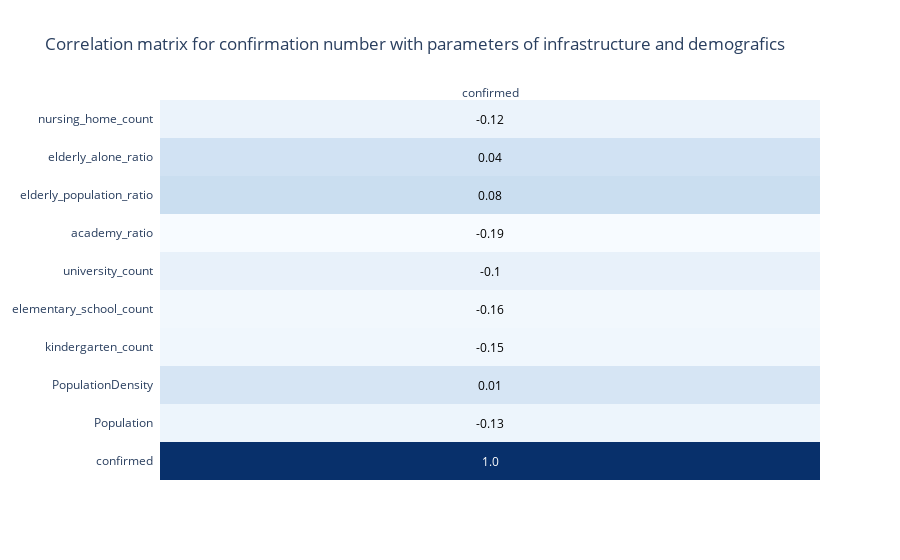

Notebook code cell kept with this figure:
### Markdown cell above
Now let's do a quick correlation matrix to see if demographics and infrastructure influence the cases of confirmation

### Code cell
import plotly.figure_factory as ff

corr_matrix=df.corr()
y_keys=list(corr_matrix.index)
corr_matrix=corr_matrix['confirmed'].to_frame()
fig = ff.create_annotated_heatmap(corr_matrix.values.round(2), colorscale='Blues', x=list(corr_matrix.columns),y=y_keys)
fig.update_layout(
                  title_text="Correlation matrix for confirmation number with parameters of infrastructure and demografics",
                  template="plotly_white")
fig.show()

### Figure 1 — Plotly figure (JSON) as saved in the notebook; plotly's stock layout.template omitted (floating-point values rounded to 4 significant figures)
{"data": [{"colorscale": [[0, "rgb(247,251,255)"], [0.125, "rgb(222,235,247)"], [0.25, "rgb(198,219,239)"], [0.375, "rgb(158,202,225)"], [0.5, "rgb(107,174,214)"], [0.625, "rgb(66,146,198)"], [0.75, "rgb(33,113,181)"], [0.875, "rgb(8,81,156)"], [1, "rgb(8,48,107)"]], "reversescale": false, "showscale": false, "type": "heatmap", "x": ["confirmed"], "y": ["confirmed", "Population", "PopulationDensity", "kindergarten_count", "elementary_school_count", "university_count", "academy_ratio", "elderly_population_ratio", "elderly_alone_ratio", "nursing_home_count"], "z": [[1], [-0.13], [0.01], [-0.15], [-0.16], [-0.1], [-0.19], [0.08], [0.04], [-0.12]]}], "layout": {"annotations": [{"font": {"color": "#FFFFFF"}, "showarrow": false, "text": "1.0", "x": "confirmed", "xref": "x", "y": "confirmed", "yref": "y"}, {"font": {"color": "#000000"}, "showarrow": false, "text": "-0.13", "x": "confirmed", "xref": "x", "y": "Population", "yref": "y"}, {"font": {"color": "#000000"}, "showarrow": false, "text": "0.01", "x": "confirmed", "xref": "x", "y": "PopulationDensity", "yref": "y"}, {"font": {"color": "#000000"}, "showarrow": false, "text": "-0.15", "x": "confirmed", "xref": "x", "y": "kindergarten_count", "yref": "y"}, {"font": {"color": "#000000"}, "showarrow": false, "text": "-0.16", "x": "confirmed", "xref": "x", "y": "elementary_school_count", "yref": "y"}, {"font": {"color": "#000000"}, "showarrow": false, "text": "-0.1", "x": "confirmed", "xref": "x", "y": "university_count", "yref": "y"}, {"font": {"color": "#000000"}, "showarrow": false, "text": "-0.19", "x": "confirmed", "xref": "x", "y": "academy_ratio", "yref": "y"}, {"font": {"color": "#000000"}, "showarrow": false, "text": "0.08", "x": "confirmed", "xref": "x", "y": "elderly_population_ratio", "yref": "y"}, {"font": {"color": "#000000"}, "showarrow": false, "text": "0.04", "x": "confirmed", "xref": "x", "y": "elderly_alone_ratio", "yref": "y"}, {"font": {"color": "#000000"}, "showarrow": false, "text": "-0.12", "x": "confirmed", "xref": "x", "y": "nursing_home_count", "yref": "y"}], "title": {"text": "Correlation matrix for confirmation number with parameters of infrastructure and demografics"}, "xaxis": {"dtick": 1, "gridcolor": "rgb(0, 0, 0)", "side": "top", "ticks": ""}, "yaxis": {"dtick": 1, "ticks": "", "ticksuffix": "  "}}}
